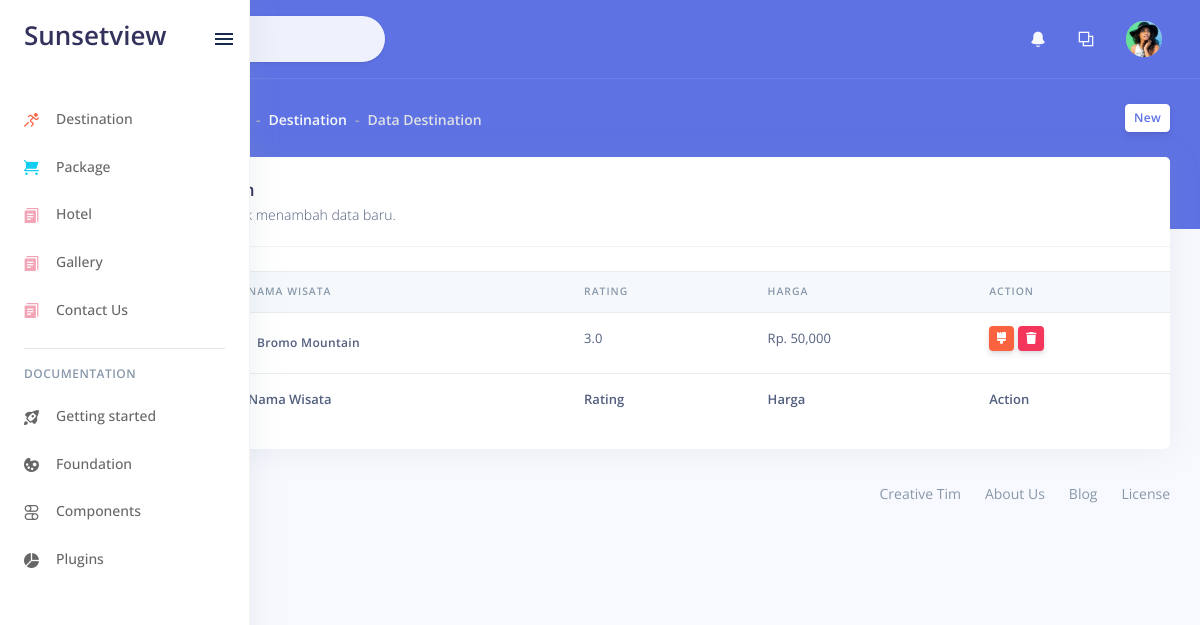
The app's page /index.php/admin/destination, older data.
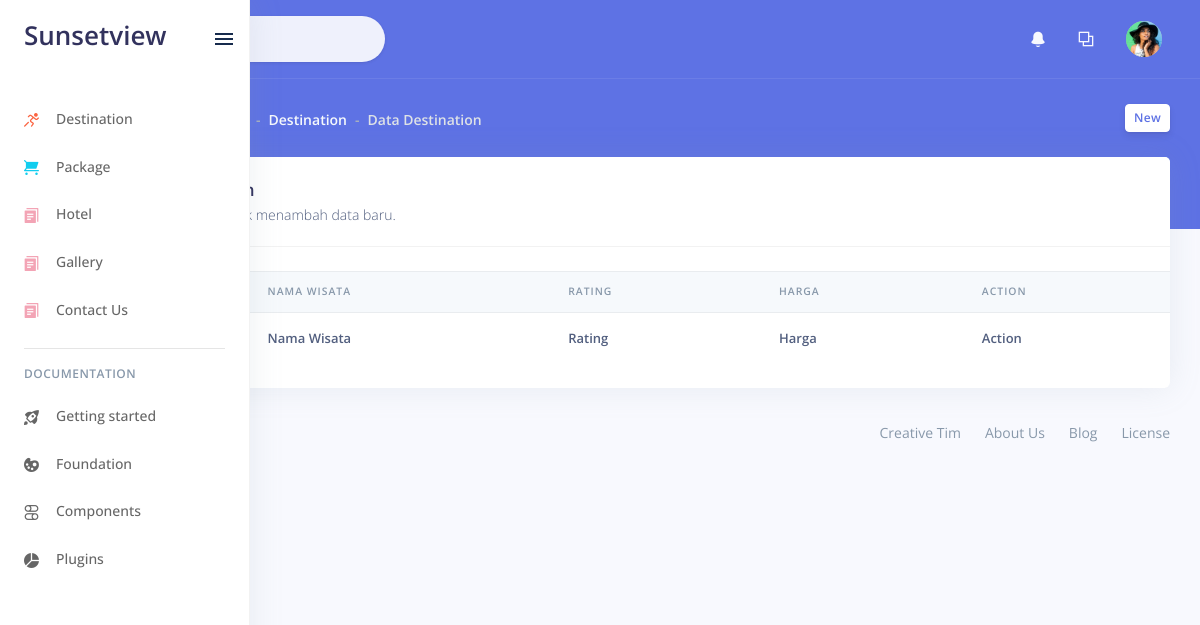
The same page, newer data.
### tables this page shows
CREATE TABLE `wisata` (
  `idwisata` int(11) NOT NULL,
  `nama_wisata` text,
  `rating` decimal(2,1) DEFAULT NULL,
  `deskripsi_w` text,
  `harga` int(11) DEFAULT NULL,
  `lokasi` text,
  `deskripsi_eng` text,
  `harga_2` int(11) DEFAULT NULL,
  `no_telp` varchar(12) NOT NULL
);

### application/controllers/admin/Destination.php (called while the page is built, shortened)
<?php
class Destination extends CI_Controller {
	function __construct()
	{
		$this->load->model('M_wisata');
		$this->load->library('upload');
	}
	public function index()
	{
		$data['wisata']=$this->M_wisata->pilihWisata()->result();
		$this->load->view('admin/v_wisata',$data);
	}
}

### index.php (called while the page is built, shortened)
<?php
require_once BASEPATH.'core/CodeIgniter.php';

### application/models/M_wisata.php (called while the page is built, shortened)
<?php
class M_wisata extends CI_Model {
public $tabel ="wisata";
	public function pilihWisata(){
		return $this->db->get($this->tabel);
	}
}

### application/views/admin/v_wisata.php (the view, shortened to what this page needs)
<?php $this->load->view("admin/side/head"); ?>
  <link rel="stylesheet" href="<?php echo base_url()?>master/assets/vendor/datatables.net-bs4/css/dataTables.bootstrap4.min.css">
  <link rel="stylesheet" href="<?php echo base_url()?>master/assets/vendor/datatables.net-buttons-bs4/css/buttons.bootstrap4.min.css">
  <link rel="stylesheet" href="<?php echo base_url()?>master/assets/vendor/datatables.net-select-bs4/css/select.bootstrap4.min.css">
 <?php $this->load->view("admin/side/navbar"); ?>
<div class="header bg-primary pb-6">
      <div class="container-fluid">
        <div class="header-body">
          <div class="row align-items-center py-4">
            <div class="col-lg-6 col-7">
              <h6 class="h2 text-white d-inline-block mb-0">Destination</h6>
              <nav aria-label="breadcrumb" class="d-none d-md-inline-block ml-md-4">
                <ol class="breadcrumb breadcrumb-links breadcrumb-dark">
                  <li class="breadcrumb-item"><a href="#"><i class="fas fa-home"></i></a></li>
                  <li class="breadcrumb-item"><a href="#">Destination</a></li>
                  <li class="breadcrumb-item active" aria-current="page">Data Destination</li>
                </ol>
              </nav>
            </div>
            <div class="col-lg-6 col-5 text-right">
              <a href="<?php echo base_url('admin/Destination/tambahWisata') ?>" class="btn btn-sm btn-neutral">New</a>
            </div>
          </div>
        </div>
      </div>
    </div>
    <div class="container-fluid mt--6">
      <div class="row">
        <div class="col">
          <div class="card">
            <div class="card-header">
              <h3 class="mb-0">Data Destination</h3>
              <p class="text-sm mb-0">
                Klik <i>tombol new</i> untuk menambah data baru.
              </p>
            </div>
            <div class="table-responsive py-4">
              <table class="table table-flush" id="datatable-basic">
                <thead class="thead-light">
                  <tr>
                    <th>No</th>
                    <th>Nama Wisata</th>
                    <th>Rating</th>
                    <th>Harga</th>
                    <th>Action</th>
                  </tr>
                </thead>
                <tfoot>
                  <tr>
                    <th>No</th>
                    <th>Nama Wisata</th>
                    <th>Rating</th>
                    <th>Harga</th>
                    <th>Action</th>
                  </tr>
                </tfoot>
                <tbody>
                  <?php $no=1; foreach ($wisata as $barang): ?>
                  <tr>
                    <td><?php echo $no++ ?></td>
                    <td><a href="" class="btn-sm btn"><?php echo $barang->nama_wisata ?></a></td>
                    <td><?php echo $barang->rating ?></td>
                    <td>Rp. <?php echo number_format($barang->harga) ?></td>
                    <td>
                      <a href="<?php echo base_url('admin/Destination/ubahWisata/'.$barang->idwisata) ?>" class="btn-sm btn-warning" title="Edit"><i class="fa fa-brush"></i></a>
                      <a href="<?php echo base_url('admin/Destination/hapusDataWisata/'.$barang->idwisata) ?>" class="btn-sm btn-danger" title="Hapus" onclick="javascript: return confirm('Anda Yakin Akan ingin menghapus data ?')"><i class="fa fa-trash"></i></a>
                    </td>
                  </tr>
                  <?php endforeach ?>
                </tbody>
              </table>
            </div>
          </div>
        </div>
      </div>
<?php $this->load->view('admin/side/footer') ?>
</body>
</html>

### application/views/admin/side/head.php (shortened to what this page needs)
<!DOCTYPE html>
<html>
<head>
  <link rel="stylesheet" href="<?php echo base_url()?>master/assets/vendor/nucleo/css/nucleo.css" type="text/css">
  <link rel="stylesheet" href="<?php echo base_url()?>master/assets/vendor/%40fortawesome/fontawesome-free/css/all.min.css" type="text/css">
  <link rel="stylesheet" href="<?php echo base_url()?>master/assets/vendorfontawesome-f/css/all.min.css" type="text/css">
  <link href="<?php echo base_url() ?>sweetalert/sweetalert.css" rel="stylesheet" type="text/css">

### application/views/admin/side/navbar.php (shortened to what this page needs)
  <link rel="stylesheet" href="<?php echo base_url()?>master/assets/css/argon.min9f1e.css?v=1.1.0" type="text/css">
</head>
<body>
  <nav class="sidenav navbar navbar-vertical fixed-left navbar-expand-xs navbar-light bg-white" id="sidenav-main">
    <div class="scrollbar-inner">
      <div class="sidenav-header d-flex align-items-center">
        <a class="navbar-brand" href="dashboard.html">
          <h1>Sunsetview</h1>
        </a>
        <div class="ml-auto">
          <div class="sidenav-toggler d-none d-xl-block" data-action="sidenav-unpin" data-target="#sidenav-main">
            <div class="sidenav-toggler-inner">
              <i class="sidenav-toggler-line"></i>
              <i class="sidenav-toggler-line"></i>
              <i class="sidenav-toggler-line"></i>
            </div>
          </div>
        </div>
      </div>
      <div class="navbar-inner">
        <div class="collapse navbar-collapse" id="sidenav-collapse-main">
          <ul class="navbar-nav">
            <li class="nav-item">
              <a class="nav-link <?php if ($this->uri->segment(2)=='Destination'): ?>
                <?php echo 'active' ?>
              <?php endif ?>" href="<?php echo base_url('admin/Destination') ?>">
                <i class="ni ni-user-run text-orange"></i>
                <span class="nav-link-text">Destination</span>
              </a>
            </li>
            <li class="nav-item">
              <a class="nav-link <?php if ($this->uri->segment(2)=='PaketWisata'): ?>
                <?php echo 'active' ?>
              <?php endif ?>" href="<?php echo base_url('admin/PaketWisata')?>">
                <i class="ni ni-cart text-info"></i>
                <span class="nav-link-text">Package</span>
              </a>
            </li>
            <li class="nav-item">
              <a class="nav-link <?php if ($this->uri->segment(2)=='Hotel'): ?>
                <?php echo 'active' ?>
              <?php endif ?>" href="<?php echo base_url('admin/Hotel') ?>">
                <i class="ni ni-single-copy-04 text-pink"></i>
                <span class="nav-link-text">Hotel</span>
              </a>
            </li>
            <li class="nav-item">
              <a class="nav-link <?php if ($this->uri->segment(2)=='Galery'): ?>
                <?php echo 'active' ?>
              <?php endif ?>" href="<?php echo base_url('admin/Galery') ?>">
                <i class="ni ni-single-copy-04 text-pink"></i>
                <span class="nav-link-text">Gallery</span>
              </a>
            </li>
            <li class="nav-item">
              <a class="nav-link <?php if ($this->uri->segment(2)=='Contact'): ?>
                <?php echo 'active' ?>
              <?php endif ?>" href="<?php echo base_url('admin/Contact') ?>">
                <i class="ni ni-single-copy-04 text-pink"></i>
                <span class="nav-link-text">Contact Us</span>
              </a>
            </li>
          </ul>
          <hr class="my-3">
          <h6 class="navbar-heading p-0 text-muted">Documentation</h6>
          <ul class="navbar-nav mb-md-3">
            <li class="nav-item">
              <a class="nav-link" href="../../docs/getting-started/overview.html" target="_blank">
                <i class="ni ni-spaceship"></i>
                <span class="nav-link-text">Getting started</span>
              </a>
            </li>
            <li class="nav-item">
              <a class="nav-link" href="../../docs/foundation/colors.html" target="_blank">
                <i class="ni ni-palette"></i>
                <span class="nav-link-text">Foundation</span>
              </a>
            </li>
            <li class="nav-item">
              <a class="nav-link" href="../../docs/components/alerts.html" target="_blank">
                <i class="ni ni-ui-04"></i>
                <span class="nav-link-text">Components</span>
              </a>
            </li>
            <li class="nav-item">
              <a class="nav-link" href="../../docs/plugins/charts.html" target="_blank">
                <i class="ni ni-chart-pie-35"></i>
                <span class="nav-link-text">Plugins</span>
              </a>
            </li>
          </ul>
        </div>
      </div>
    </div>
  </nav>
  <div class="main-content" id="panel">
    <nav class="navbar navbar-top navbar-expand navbar-dark bg-primary border-bottom">
      <div class="container-fluid">
        <div class="collapse navbar-collapse" id="navbarSupportedContent">
          <form class="navbar-search navbar-search-light form-inline mr-sm-3" id="navbar-search-main">
            <div class="form-group mb-0">
              <div class="input-group input-group-alternative input-group-merge">
                <div class="input-group-prepend">
                  <span class="input-group-text"><i class="fas fa-search"></i></span>
                </div>
                <input class="form-control" placeholder="Search" type="text">
              </div>
            </div>
          </form>
          <ul class="navbar-nav align-items-center ml-md-auto">
            <li class="nav-item dropdown">
              <a class="nav-link" href="#" role="button" data-toggle="dropdown" aria-haspopup="true" aria-expanded="false">
                <i class="ni ni-bell-55"></i>
              </a>
            </li>
            <li class="nav-item dropdown">
              <a class="nav-link" href="#" role="button" data-toggle="dropdown" aria-haspopup="true" aria-expanded="false">
                <i class="ni ni-ungroup"></i>
              </a>
            </li>
          </ul>
          <ul class="navbar-nav align-items-center ml-auto ml-md-0">
            <li class="nav-item dropdown">
              <a class="nav-link pr-0" href="#" role="button" data-toggle="dropdown" aria-haspopup="true" aria-expanded="false">
                <div class="media align-items-center">
                  <span class="avatar avatar-sm rounded-circle">
                    <img alt="Image placeholder" src="<?php echo base_url()?>master/assets/img/theme/team-4.jpg">
                  </span>
                </div>
              </a>
            </li>
          </ul>
        </div>
      </div>
    </nav>

### application/views/admin/side/footer.php
<footer class="footer pt-0">
        <div class="row align-items-center justify-content-lg-between">
          <div class="col-lg-6">
            <div class="copyright text-center text-lg-left text-muted">
              &copy; 2019 <a href="https://www.creative-tim.com/" class="font-weight-bold ml-1" target="_blank">Creative Tim</a>
            </div>
          </div>
          <div class="col-lg-6">
            <ul class="nav nav-footer justify-content-center justify-content-lg-end">
              <li class="nav-item">
                <a href="https://www.creative-tim.com/" class="nav-link" target="_blank">Creative Tim</a>
              </li>
              <li class="nav-item">
                <a href="https://www.creative-tim.com/presentation" class="nav-link" target="_blank">About Us</a>
              </li>
              <li class="nav-item">
                <a href="http://blog.creative-tim.com/" class="nav-link" target="_blank">Blog</a>
              </li>
              <li class="nav-item">
                <a href="https://www.creative-tim.com/license" class="nav-link" target="_blank">License</a>
              </li>
            </ul>
          </div>
        </div>
      </footer>
    </div>
  </div>

Row changes from the older to the newer data that the page shows:
removed wisata: nama_wisata "Bromo Mountain", rating "3.0", harga "50,000"
